Frame 1 (no input): blank canvas, image omitted
Frame 60 (the mouse pressed at the canvas centre just before this capture): blank canvas, image omitted
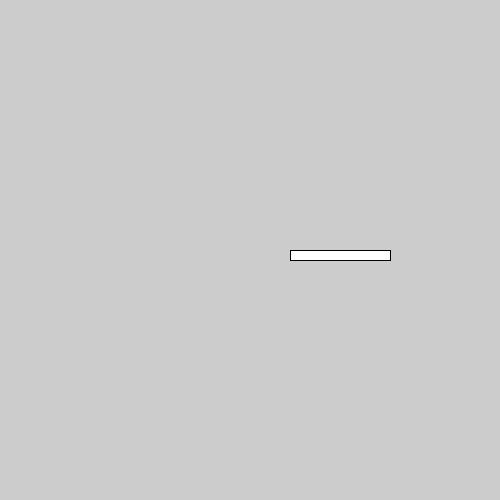
Frame 120 (the mouse held since frame 60 and released just before this capture)

The Processing sketch whose frames 1 and 60 were blank and that drew this single picture after the mouse press (run headless with seeded random() and noise(); from frame 60 on, the mouse is pressed at the canvas centre):

// Processing sketch: sketch_160314_transformations
// ── sketch_160314_transformations.pde
float angle = 0;
float taille = 0;
float x = 0;

void setup()
{
  size(500,500);
}

void draw()
{
  if (  mousePressed )
  {
    angle = map(mouseX, 0,width, 0,360*2);
    taille = map(mouseX, 0,width, 0,200);
    x = map(mouseX, 0,width, 0, 80);
    translate(width/2,height/2);
    rotate( radians( angle ) );
    rect(x,0,taille,10);
  }
}
